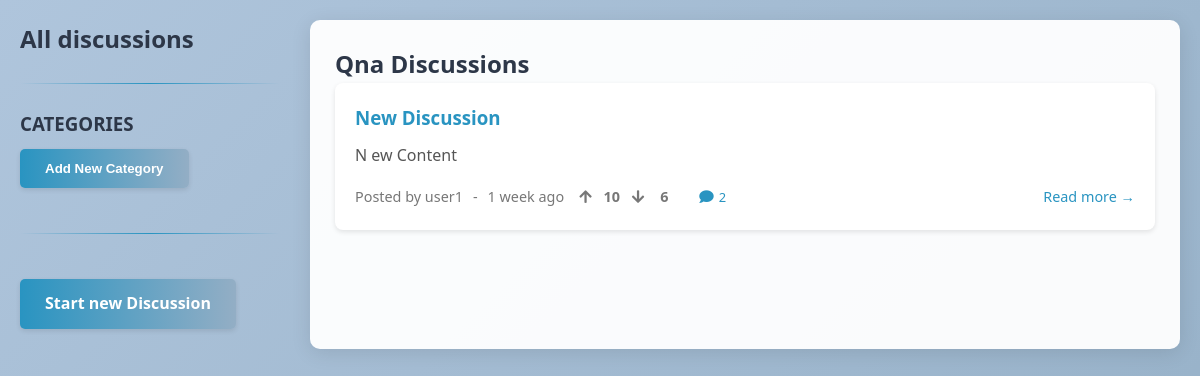
/discussions/category/qna/ (signed in), run on an earlier commit of the app's database.
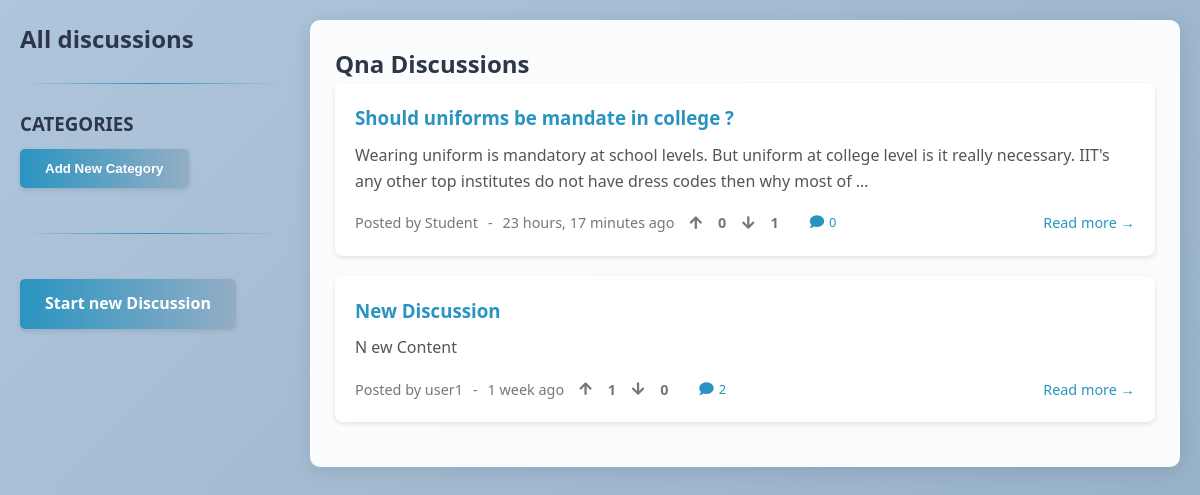
And on a later commit of the database.
### discussions/models.py (models this page shows, shortened)
class Discussion(models.Model):
    title = models.CharField(max_length=200)
    content = models.TextField()
    category = models.ForeignKey(Category, on_delete=models.CASCADE,null=True,blank=True, related_name='discussions')
    created_at = models.DateTimeField(default=timezone.now)
    updated_at = models.DateTimeField(auto_now=True)
    author = models.ForeignKey(CustomUser, on_delete=models.CASCADE, related_name='discussions', null=True)
    upvotes = models.PositiveIntegerField(default=0)
    downvotes = models.PositiveIntegerField(default=0)

### dashboard/models.py (models this page shows, shortened)
class CustomUser(AbstractUser):
    ROLE_CHOICES = [
        ('Admin', 'Admin'),
        ('Instructor', 'Instructor'),
        ('Student', 'Student'),
    ]
    role = models.CharField(max_length=20, choices=ROLE_CHOICES, default='Student')
    institution = models.ForeignKey(Institution, on_delete=models.CASCADE, null=True, blank=True)
    session_year = models.CharField(max_length=10, blank=True, null=True)
    semester = models.CharField(max_length=10, blank=True, null=True)
    student_class = models.CharField(max_length=100, blank=True, null=True)
    course = models.CharField(max_length=100, blank=True, null=True)
    student_id = models.CharField(max_length=20, blank=True, null=True)
    faculty = models.CharField(max_length=100, blank=True, null=True)
    position = models.CharField(max_length=100, blank=True, null=True)
    profile_image = models.ImageField(upload_to="profile_images/", default="default.jpg")

### discussions/views.py (the view)
# urls.py: path('category/<slug:slug>/', views.category_discussions, name='category_discussions'),
@login_required
def category_discussions(request, slug):
    category = get_object_or_404(Category, slug=slug)
    discussions = Discussion.objects.filter(category=category).order_by('-created_at')
    context = {
        'category': category,
        'discussions': discussions,
    }
    return render(request, 'discussions/category_discussions.html', context)

### dashboard/context_processors.py (called while the page is built)
def user_preferences(request):
    if request.user.is_authenticated:
        try:
            prefs = UserPreference.objects.get(user=request.user)
            return {
                'user_theme': prefs.theme,
                'user_font_size': prefs.font_size,
                'user_font_style': prefs.font_style,
            }
        except UserPreference.DoesNotExist:
            pass
    return {}

### virtual_classroom/routers.py (called while the page is built)
    @staticmethod
    def set_tenant_db(database_name):
        _db_context.tenant_db = database_name

### discussions/templates/discussions/category_discussions.html (shortened to what this page needs)
{% extends "discussions/base.html" %}
{% block main_content %}
<h2>{{ category.name }} Discussions</h2>
{% for discussion in discussions %}
    <div class="discussion-preview">
        <h3>
            <a href="{% url 'discussions:discussion_detail' discussion.id %}" class="discussion-link">
                {{ discussion.title }}
            </a>
        </h3>
        <div class="preview-content">
            {{ discussion.content|truncatewords:30 }}
        </div>
        <div class="discussion-meta">
            {% if discussion.author %}
    <span class="author">Posted by {{ discussion.author.username }}</span> -
{% endif %}
            <span class="date">{{ discussion.created_at|timesince }} ago</span>
            <div class="vote-section">
                <button class="vote-btn upvote"
                        data-discussion-id="{{ discussion.id }}"
                        data-vote-url="{% url 'discussions:vote_discussion' discussion.id %}">
                    <i class="fas fa-arrow-up"></i>
                </button>
                <span class="upvote-count">{{ discussion.upvotes }}</span>
                <button class="vote-btn downvote"
                        data-discussion-id="{{ discussion.id }}"
                        data-vote-url="{% url 'discussions:vote_discussion' discussion.id %}">
                    <i class="fas fa-arrow-down"></i>
                </button>
                <span class="downvote-count">{{ discussion.downvotes }}</span>
            </div>
            <span class="comment-icon" data-discussion-id="{{ discussion.id }}">
                <i class="fas fa-comment"></i>
                <span class="comment-count">{{ discussion.comments.count }}</span>
            </span>
            <a href="{% url 'discussions:discussion_detail' discussion.id %}" class="read-more">Read more →</a>
        </div>
    </div>
{% empty %}
    <p class="no-discussions">No discussions in this category yet. Be the first to start one!</p>
{% endfor %}
{% endblock %}

What changed in the data, as far as the page shows it:
added Discussion: title "Should uniforms be mandate in college ?", content "Wearing uniform is mandatory at school levels. But uniform at college level is it really necessary. IIT's any other top institutes do not have dress codes then why most of …", author.username "Student", created_at "23 hours, 17 minutes", upvotes "0", downvotes "1", comments.count "0"
changed Discussion "New Discussion": upvotes "10" → "1"; downvotes "6" → "0"
